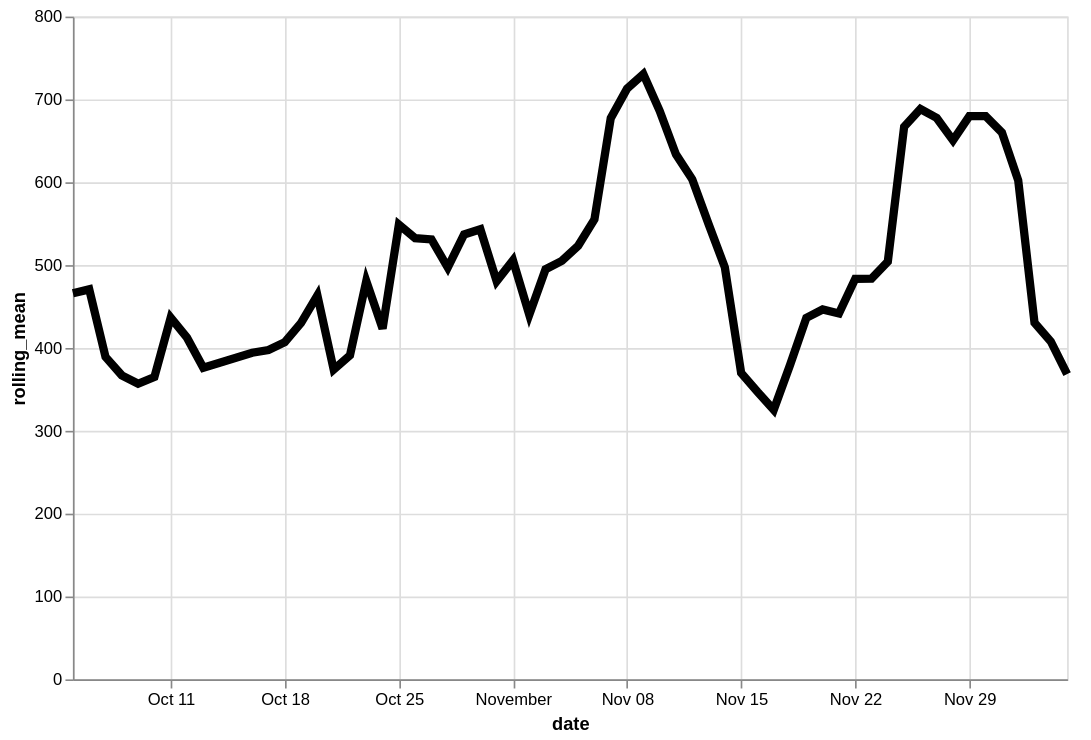

Express this chart as Vega-Lite.
### Vega-Lite specification from a JSON file in a GitHub repository (floating-point values rounded to 4 significant figures)
{"config": {"view": {"continuousWidth": 400, "continuousHeight": 300}}, "data": {"name": "data-ada88ea71a49854ba130c84a6a5cc6d5"}, "mark": {"type": "line", "color": "black", "size": 5}, "encoding": {"x": {"type": "temporal", "field": "date"}, "y": {"type": "quantitative", "field": "rolling_mean"}}, "height": 400, "transform": [{"window": [{"op": "mean", "field": "logavg", "as": "rolling_mean"}], "frame": [-7, 0]}], "width": 600, "$schema": "https://vega.github.io/schema/vega-lite/v4.8.1.json", "datasets": {"data-ada88ea71a49854ba130c84a6a5cc6d5": [{"date": "2020-10-05", "logavg": 466.0}, {"date": "2020-10-06", "logavg": 475.5}, {"date": "2020-10-07", "logavg": 226.2}, {"date": "2020-10-08", "logavg": 300.0}, {"date": "2020-10-09", "logavg": 316.0}, {"date": "2020-10-10", "logavg": 405.7}, {"date": "2020-10-11", "logavg": 867.2}, {"date": "2020-10-12", "logavg": 242.6}, {"date": "2020-10-13", "logavg": 175.9}, {"date": "2020-10-16", "logavg": 620.6}, {"date": "2020-10-17", "logavg": 251.5}, {"date": "2020-10-18", "logavg": 376.6}, {"date": "2020-10-19", "logavg": 502.3}, {"date": "2020-10-20", "logavg": 671.9}, {"date": "2020-10-21", "logavg": 150.0}, {"date": "2020-10-22", "logavg": 380.4}, {"date": "2020-10-23", "logavg": 893.4}, {"date": "2020-10-24", "logavg": 161.2}, {"date": "2020-10-25", "logavg": 1256.0}, {"date": "2020-10-26", "logavg": 245.2}, {"date": "2020-10-27", "logavg": 490.1}, {"date": "2020-10-28", "logavg": 400.0}, {"date": "2020-10-29", "logavg": 469.5}, {"date": "2020-10-30", "logavg": 430.1}, {"date": "2020-10-31", "logavg": 392.6}, {"date": "2020-11-01", "logavg": 361.6}, {"date": "2020-11-02", "logavg": 731.2}, {"date": "2020-11-03", "logavg": 685.0}, {"date": "2020-11-04", "logavg": 571.3}, {"date": "2020-11-05", "logavg": 545.6}, {"date": "2020-11-06", "logavg": 724.3}, {"date": "2020-11-07", "logavg": 1407.0}, {"date": "2020-11-08", "logavg": 677.6}, {"date": "2020-11-09", "logavg": 502.4}, {"date": "2020-11-10", "logavg": 375.7}, {"date": "2020-11-11", "logavg": 265.0}, {"date": "2020-11-12", "logavg": 331.3}, {"date": "2020-11-13", "logavg": 113.2}, {"date": "2020-11-14", "logavg": 306.9}, {"date": "2020-11-15", "logavg": 387.6}, {"date": "2020-11-16", "logavg": 495.0}, {"date": "2020-11-17", "logavg": 328.6}, {"date": "2020-11-18", "logavg": 808.3}, {"date": "2020-11-19", "logavg": 720.0}, {"date": "2020-11-20", "logavg": 411.9}, {"date": "2020-11-21", "logavg": 75.0}, {"date": "2020-11-22", "logavg": 641.5}, {"date": "2020-11-23", "logavg": 389.3}, {"date": "2020-11-24", "logavg": 659.3}, {"date": "2020-11-25", "logavg": 1631.0}, {"date": "2020-11-26", "logavg": 979.6}, {"date": "2020-11-27", "logavg": 633.9}, {"date": "2020-11-28", "logavg": 195.9}, {"date": "2020-11-29", "logavg": 308.9}, {"date": "2020-11-30", "logavg": 641.2}, {"date": "2020-12-01", "logavg": 231.5}, {"date": "2020-12-02", "logavg": 196.8}, {"date": "2020-12-03", "logavg": 255.7}, {"date": "2020-12-04", "logavg": 799.0}, {"date": "2020-12-05", "logavg": 318.8}]}}
